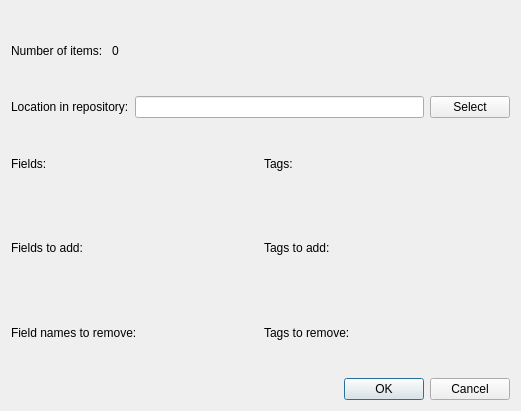
<?xml version="1.0" encoding="UTF-8"?>
<ui version="4.0">
 <class>ItemsDialog</class>
 <widget class="QDialog" name="ItemsDialog">
  <property name="geometry">
   <rect>
    <x>0</x>
    <y>0</y>
    <width>521</width>
    <height>411</height>
   </rect>
  </property>
  <property name="windowTitle">
   <string>ItemsDialog</string>
  </property>
  <layout class="QVBoxLayout" name="verticalLayout">
   <item>
    <layout class="QHBoxLayout" name="horizontalLayout_4">
     <item>
      <widget class="QLabel" name="label">
       <property name="text">
        <string>Number of items: </string>
       </property>
      </widget>
     </item>
     <item>
      <widget class="QLabel" name="label_num_of_items">
       <property name="text">
        <string>0</string>
       </property>
      </widget>
     </item>
     <item>
      <spacer name="horizontalSpacer">
       <property name="orientation">
        <enum>Qt::Horizontal</enum>
       </property>
       <property name="sizeHint" stdset="0">
        <size>
         <width>40</width>
         <height>20</height>
        </size>
       </property>
      </spacer>
     </item>
    </layout>
   </item>
   <item>
    <layout class="QHBoxLayout" name="horizontalLayout_5">
     <item>
      <widget class="QLabel" name="label_8">
       <property name="text">
        <string>Location in repository:</string>
       </property>
      </widget>
     </item>
     <item>
      <widget class="QLineEdit" name="locationDirRelPath">
       <property name="toolTip">
        <string>Path where to put the files in the repository.</string>
       </property>
       <property name="readOnly">
        <bool>true</bool>
       </property>
      </widget>
     </item>
     <item>
      <widget class="QPushButton" name="buttonSelectLocationDirRelPath">
       <property name="text">
        <string>Select</string>
       </property>
      </widget>
     </item>
    </layout>
   </item>
   <item>
    <layout class="QHBoxLayout" name="horizontalLayout">
     <item>
      <layout class="QVBoxLayout" name="verticalLayout_fields">
       <item>
        <widget class="QLabel" name="label_fields">
         <property name="text">
          <string>Fields:</string>
         </property>
        </widget>
       </item>
      </layout>
     </item>
     <item>
      <layout class="QVBoxLayout" name="verticalLayout_tags">
       <item>
        <widget class="QLabel" name="label_tags">
         <property name="text">
          <string>Tags:</string>
         </property>
        </widget>
       </item>
      </layout>
     </item>
    </layout>
   </item>
   <item>
    <layout class="QHBoxLayout" name="horizontalLayout_2">
     <item>
      <layout class="QVBoxLayout" name="verticalLayout_fields_add">
       <item>
        <widget class="QLabel" name="label_9">
         <property name="text">
          <string>Fields to add:</string>
         </property>
        </widget>
       </item>
      </layout>
     </item>
     <item>
      <layout class="QVBoxLayout" name="verticalLayout_tags_add">
       <item>
        <widget class="QLabel" name="label_10">
         <property name="text">
          <string>Tags to add:</string>
         </property>
        </widget>
       </item>
      </layout>
     </item>
    </layout>
   </item>
   <item>
    <layout class="QHBoxLayout" name="horizontalLayout_3">
     <item>
      <layout class="QVBoxLayout" name="verticalLayout_fields_rm">
       <item>
        <widget class="QLabel" name="label_fields_rm">
         <property name="text">
          <string>Field names to remove:</string>
         </property>
        </widget>
       </item>
      </layout>
     </item>
     <item>
      <layout class="QVBoxLayout" name="verticalLayout_tags_rm">
       <item>
        <widget class="QLabel" name="label_tags_rm">
         <property name="text">
          <string>Tags to remove:</string>
         </property>
        </widget>
       </item>
      </layout>
     </item>
    </layout>
   </item>
   <item>
    <widget class="QDialogButtonBox" name="buttonBox">
     <property name="orientation">
      <enum>Qt::Horizontal</enum>
     </property>
     <property name="standardButtons">
      <set>QDialogButtonBox::Cancel|QDialogButtonBox::Ok</set>
     </property>
    </widget>
   </item>
  </layout>
 </widget>
 <resources/>
 <connections>
  <connection>
   <sender>buttonBox</sender>
   <signal>accepted()</signal>
   <receiver>ItemsDialog</receiver>
   <slot>accept()</slot>
   <hints>
    <hint type="sourcelabel">
     <x>248</x>
     <y>254</y>
    </hint>
    <hint type="destinationlabel">
     <x>157</x>
     <y>274</y>
    </hint>
   </hints>
  </connection>
  <connection>
   <sender>buttonBox</sender>
   <signal>rejected()</signal>
   <receiver>ItemsDialog</receiver>
   <slot>reject()</slot>
   <hints>
    <hint type="sourcelabel">
     <x>316</x>
     <y>260</y>
    </hint>
    <hint type="destinationlabel">
     <x>286</x>
     <y>274</y>
    </hint>
   </hints>
  </connection>
 </connections>
</ui>
